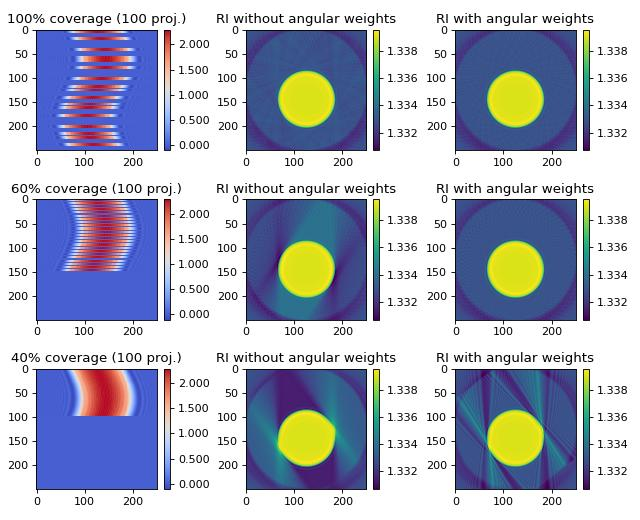

Generate this figure with Python:
"""Mie cylinder with incomplete angular coverage

This example illustrates how the backpropagation algorithm of ODTbrain
handles incomplete angular coverage. All examples use 100 projections
at 100%, 60%, and 40% total angular coverage. The keyword argument
`weight_angles` that invokes angular weighting is set to `True` by
default. The *in silico* data set was created with the
softare `miefield  <https://github.com/RI-imaging/miefield>`_.
The data are 1D projections of a non-centered cylinder of constant
refractive index 1.339 embedded in water with refractive index 1.333.
The first column shows the used sinograms (missing angles are displayed
as zeros) that were created from the original sinogram with 250
projections. The second column shows the reconstruction without angular
weights and the third column shows the reconstruction with angular
weights. The keyword argument `weight_angles` was introduced in version
0.1.1.

A 180 degree coverage results in a good reconstruction of the object.
Angular weighting as implemented in the backpropagation algorithm
of ODTbrain automatically addresses uneven and incomplete angular
coverage.
"""
import matplotlib.pylab as plt
import numpy as np

import odtbrain as odt

from example_helper import load_data

sino, angles, cfg = load_data("mie_2d_noncentered_cylinder_A250_R2.zip",
                              f_angles="mie_angles.txt",
                              f_sino_real="sino_real.txt",
                              f_sino_imag="sino_imag.txt",
                              f_info="mie_info.txt")
A, size = sino.shape

# background sinogram computed with Mie theory
# miefield.GetSinogramCylinderRotation(radius, nmed, nmed, lD, lC, size, A,res)
u0 = load_data("mie_2d_noncentered_cylinder_A250_R2.zip",
               f_sino_imag="u0_imag.txt",
               f_sino_real="u0_real.txt")
# create 2d array
u0 = np.tile(u0, size).reshape(A, size).transpose()

# background field necessary to compute initial born field
# u0_single = mie.GetFieldCylinder(radius, nmed, nmed, lD, size, res)
u0_single = load_data("mie_2d_noncentered_cylinder_A250_R2.zip",
                      f_sino_imag="u0_single_imag.txt",
                      f_sino_real="u0_single_real.txt")

print("Example: Backpropagation from 2D FDTD simulations")
print("Refractive index of medium:", cfg["nmed"])
print("Measurement position from object center:", cfg["lD"])
print("Wavelength sampling:", cfg["res"])
print("Performing backpropagation.")

# Set measurement parameters
# Compute scattered field from cylinder
radius = cfg["radius"]  # wavelengths
nmed = cfg["nmed"]
ncyl = cfg["ncyl"]

lD = cfg["lD"]  # measurement distance in wavelengths
lC = cfg["lC"]  # displacement from center of image
size = cfg["size"]
res = cfg["res"]  # px/wavelengths
A = cfg["A"]  # number of projections

x = np.arange(size) - size / 2.0
X, Y = np.meshgrid(x, x)
rad_px = radius * res
phantom = np.array(((Y - lC * res)**2 + X**2) < rad_px **
                   2, dtype=float) * (ncyl - nmed) + nmed

u_sinR = odt.sinogram_as_rytov(sino / u0)

# Rytov 100 projections evenly distributed
removeeven = np.argsort(angles % .002)[:150]
angleseven = np.delete(angles, removeeven, axis=0)
u_sinReven = np.delete(u_sinR, removeeven, axis=0)
pheven = odt.sinogram_as_radon(sino / u0)
pheven[removeeven] = 0

fReven = odt.backpropagate_2d(u_sinReven, angleseven, res, nmed, lD * res)
nReven = odt.odt_to_ri(fReven, res, nmed)
fRevennw = odt.backpropagate_2d(
    u_sinReven, angleseven, res, nmed, lD * res, weight_angles=False)
nRevennw = odt.odt_to_ri(fRevennw, res, nmed)

# Rytov 100 projections more than 180
removemiss = 249 - \
    np.concatenate((np.arange(100), 100 + np.arange(150)[::3]))
anglesmiss = np.delete(angles, removemiss, axis=0)
u_sinRmiss = np.delete(u_sinR, removemiss, axis=0)
phmiss = odt.sinogram_as_radon(sino / u0)
phmiss[removemiss] = 0

fRmiss = odt.backpropagate_2d(u_sinRmiss, anglesmiss, res, nmed, lD * res)
nRmiss = odt.odt_to_ri(fRmiss, res, nmed)
fRmissnw = odt.backpropagate_2d(
    u_sinRmiss, anglesmiss, res, nmed, lD * res, weight_angles=False)
nRmissnw = odt.odt_to_ri(fRmissnw, res, nmed)

# Rytov 100 projections less than 180
removebad = 249 - np.arange(150)
anglesbad = np.delete(angles, removebad, axis=0)
u_sinRbad = np.delete(u_sinR, removebad, axis=0)
phbad = odt.sinogram_as_radon(sino / u0)
phbad[removebad] = 0

fRbad = odt.backpropagate_2d(u_sinRbad, anglesbad, res, nmed, lD * res)
nRbad = odt.odt_to_ri(fRbad, res, nmed)
fRbadnw = odt.backpropagate_2d(
    u_sinRbad, anglesbad, res, nmed, lD * res, weight_angles=False)
nRbadnw = odt.odt_to_ri(fRbadnw, res, nmed)

# prepare plot
kw_ri = {"vmin": np.min(np.array([phantom, nRmiss.real, nReven.real])),
         "vmax": np.max(np.array([phantom, nRmiss.real, nReven.real]))}

kw_ph = {"vmin": np.min(np.array([pheven, phmiss])),
         "vmax": np.max(np.array([pheven, phmiss])),
         "cmap": "coolwarm",
         "interpolation": "none"}

fig, axes = plt.subplots(3, 3, figsize=(8, 6.5))

axes[0, 0].set_title("100% coverage ({} proj.)".format(angleseven.shape[0]))
phmap = axes[0, 0].imshow(pheven, **kw_ph)

axes[0, 1].set_title("RI without angular weights")
rimap = axes[0, 1].imshow(nRevennw.real, **kw_ri)

axes[0, 2].set_title("RI with angular weights")
rimap = axes[0, 2].imshow(nReven.real, **kw_ri)

axes[1, 0].set_title("60% coverage ({} proj.)".format(anglesmiss.shape[0]))
axes[1, 0].imshow(phmiss, **kw_ph)

axes[1, 1].set_title("RI without angular weights")
axes[1, 1].imshow(nRmissnw.real, **kw_ri)

axes[1, 2].set_title("RI with angular weights")
axes[1, 2].imshow(nRmiss.real, **kw_ri)

axes[2, 0].set_title("40% coverage ({} proj.)".format(anglesbad.shape[0]))
axes[2, 0].imshow(phbad, **kw_ph)

axes[2, 1].set_title("RI without angular weights")
axes[2, 1].imshow(nRbadnw.real, **kw_ri)

axes[2, 2].set_title("RI with angular weights")
axes[2, 2].imshow(nRbad.real, **kw_ri)

# color bars
cbkwargs = {"fraction": 0.045,
            "format": "%.3f"}
plt.colorbar(phmap, ax=axes[0, 0], **cbkwargs)
plt.colorbar(phmap, ax=axes[1, 0], **cbkwargs)
plt.colorbar(phmap, ax=axes[2, 0], **cbkwargs)
plt.colorbar(rimap, ax=axes[0, 1], **cbkwargs)
plt.colorbar(rimap, ax=axes[1, 1], **cbkwargs)
plt.colorbar(rimap, ax=axes[2, 1], **cbkwargs)
plt.colorbar(rimap, ax=axes[0, 2], **cbkwargs)
plt.colorbar(rimap, ax=axes[1, 2], **cbkwargs)
plt.colorbar(rimap, ax=axes[2, 2], **cbkwargs)

plt.tight_layout()
plt.show()
